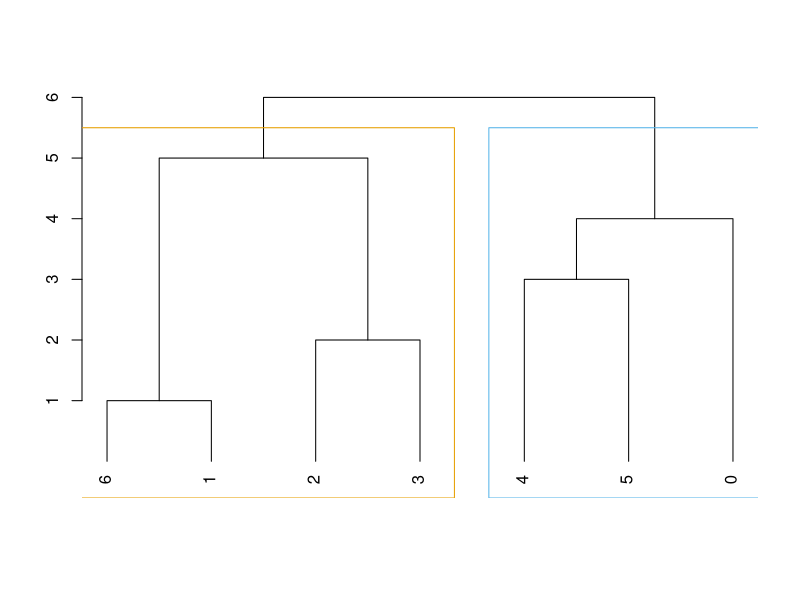
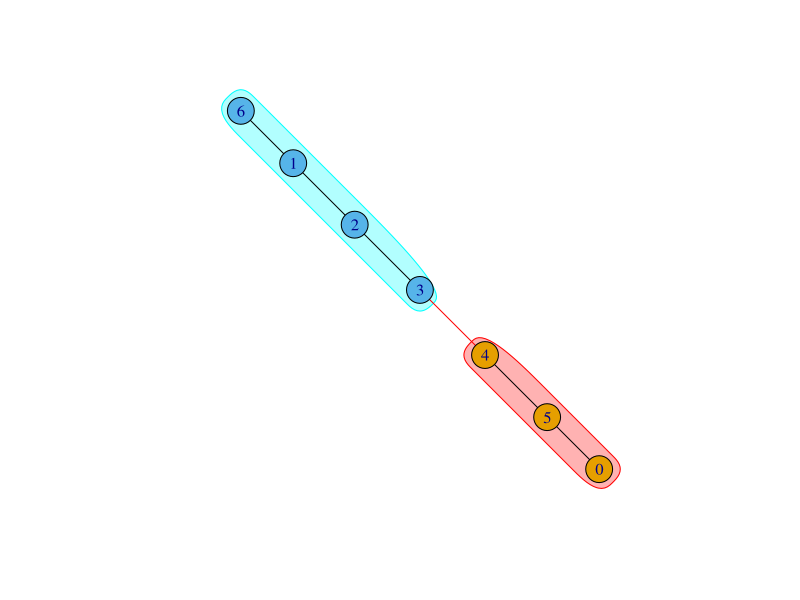

These charts were generated, in order, by the following R code:
## ---- chunk 1
library(igraph)
g <- graph.formula(0-5,5-4,4-3,3-2,2-1,1-6)
V(g)
E(g)
ecount(g)
is.weighted(g)
ebc <- edge.betweenness.community(g)
library(ape)
membership(ebc)
0543216 
1112233 
dendPlot(ebc, mode="hclust")
## ---- chunk 2
g <- graph.formula(0-5,5-4,4-3,3-2,2-1,1-6)
edge.betweenness(g)
#12最大，去掉4-3这条边
edge.betweenness(graph.formula(0-5,5-4,3-2,2-1,1-6))
#4最大，去掉2-1这条边
edge.betweenness(graph.formula(0-5,5-4,3-2,1-6))
#2最大，去掉0-5这条边
edge.betweenness(graph.formula(5-4,3-2,1-6))
#1最大，去掉5-4这条边
edge.betweenness(graph.formula(3-2,1-6))
#1最大，去掉3-2这条边
edge.betweenness(graph.formula(1-6))
plot(ebc,g) 
 
## ---- chunk 3

print(modularity(ebc))
